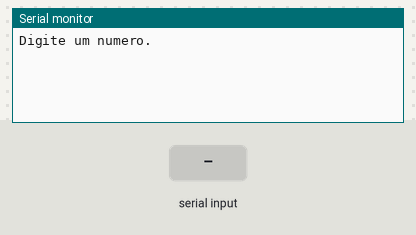
Simulated run of this sketch. Board: Arduino Uno, built with avr-gcc and run on an emulated ATmega328P. Shown: the last lines printed to the serial monitor. The test bench sets the inputs (shaded band).

Above: at 1.2 s.
1.3 s: "90,45\n" received over Serial
At 1.9 s:
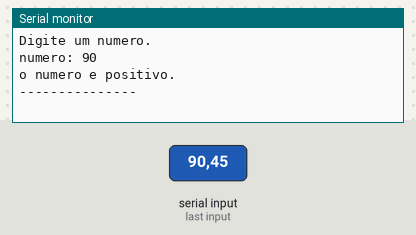
At 7.7 s:
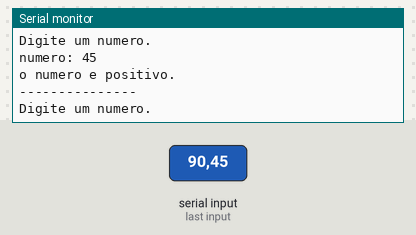

Measured:
- after the input at 1.3 s, the serial monitor: prints a new line at once (image 1)

The sketch:

if_simples_e_composto_041.ino
```cpp
/*
Faça um programa que receba um número inteiro do usuário e informe se este
número é positivo ou negativo.
*/

//variáveis

int numero = 0;

void setup()
{
  Serial.begin(9600);
}

void loop()
{
  Serial.println("Digite um numero.");
  while(! Serial.available());
  numero = Serial.parseInt();

  Serial.println("numero: " + String(numero));

  if(numero > 0){
   Serial.println("o numero e positivo.");

  } else {
   Serial.println("o numero e negativo.");

  }
  Serial.println("---------------");
  delay(3000);
}
```
